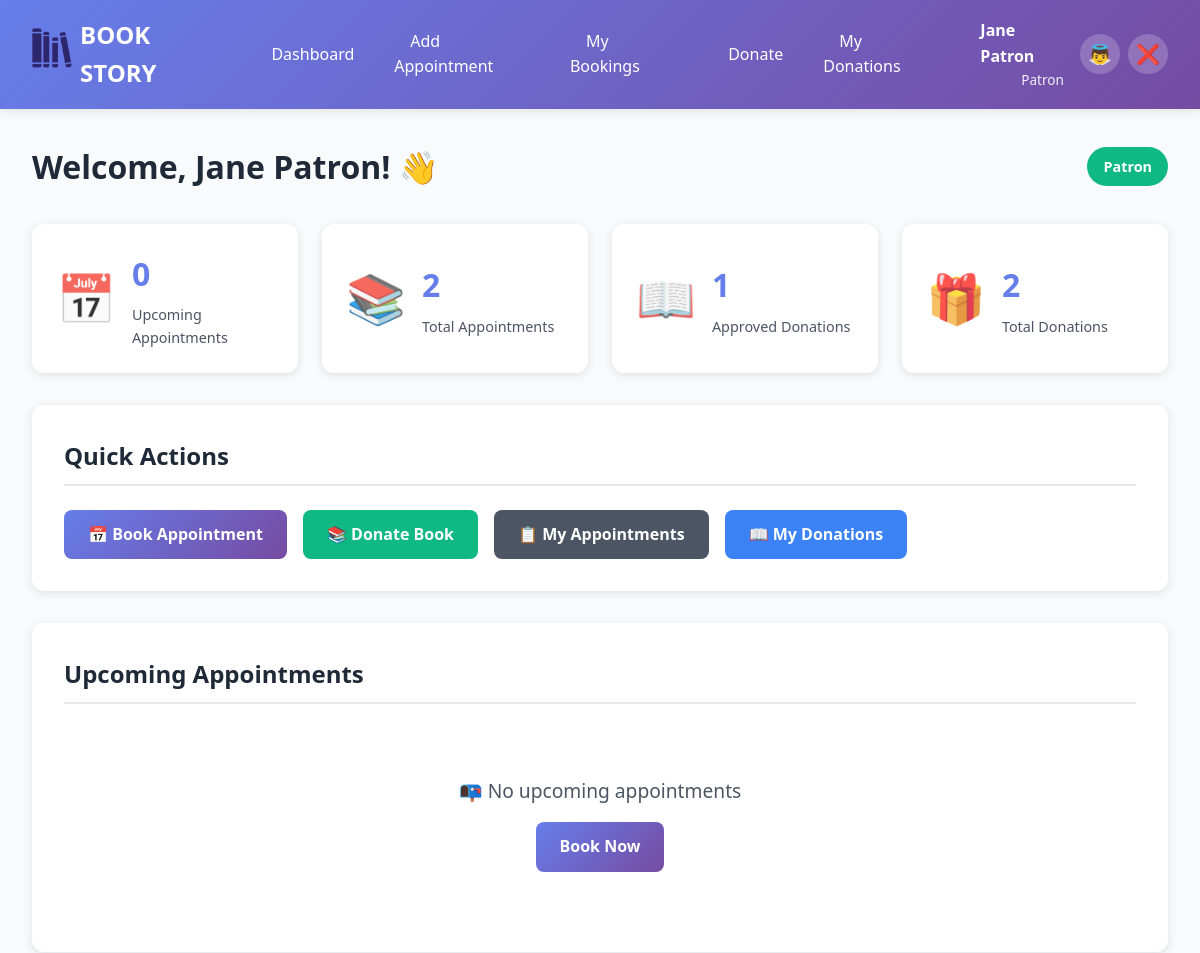
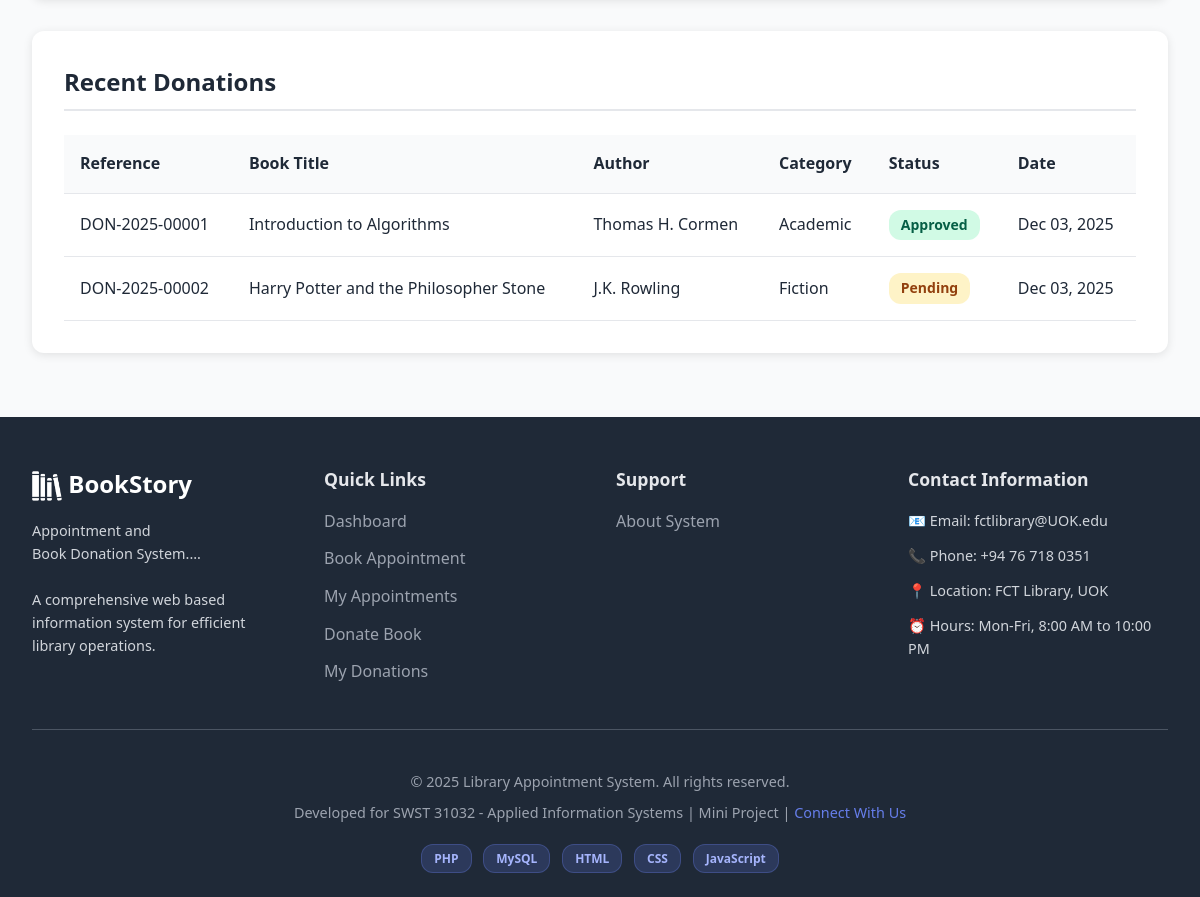
Page /dashboard.php (signed in) on the committed database (2 pictures, top to bottom).
### tables this page shows
CREATE TABLE users (
    user_id INT PRIMARY KEY AUTO_INCREMENT,
    username VARCHAR(50) UNIQUE NOT NULL,
    email VARCHAR(100) UNIQUE NOT NULL,
    password_hash VARCHAR(255) NOT NULL,
    full_name VARCHAR(100) NOT NULL,
    phone VARCHAR(20),
    role ENUM('Admin', 'Librarian', 'Patron') DEFAULT 'Patron',
    is_active BOOLEAN DEFAULT TRUE,
    email_verified BOOLEAN DEFAULT TRUE,
    created_at TIMESTAMP DEFAULT CURRENT_TIMESTAMP,
    last_login DATETIME,
    failed_login_attempts INT DEFAULT 0,
    INDEX idx_email (email),
    INDEX idx_username (username),
    INDEX idx_role (role)
);

CREATE TABLE donations (
    donation_id INT PRIMARY KEY AUTO_INCREMENT,
    user_id INT NOT NULL,
    book_title VARCHAR(255) NOT NULL,
    author VARCHAR(255) NOT NULL,
    isbn VARCHAR(20),
    category ENUM('Fiction', 'Non-Fiction', 'Academic', 'Children', 'Reference') NOT NULL,
    book_condition ENUM('New', 'Good', 'Fair', 'Poor') NOT NULL,
    quantity INT DEFAULT 1,
    description TEXT,
    cover_image VARCHAR(255),
    status ENUM('Pending', 'Approved', 'Rejected') DEFAULT 'Pending',
    verification_comments TEXT,
    verified_by INT,
    verified_at DATETIME,
    donation_reference VARCHAR(20) UNIQUE NOT NULL,
    created_at TIMESTAMP DEFAULT CURRENT_TIMESTAMP,
    FOREIGN KEY (user_id) REFERENCES users(user_id) ON DELETE CASCADE,
    FOREIGN KEY (verified_by) REFERENCES users(user_id) ON DELETE SET NULL,
    INDEX idx_user_status (user_id, status),
    INDEX idx_status (status)
);

### models/User.php (called while the page is built, shortened)
<?php
class User {
    private $pdo;
    public function __construct($pdo) {
        $this->pdo = $pdo;
    }
    public function getUserById($user_id) {
        $stmt = $this->pdo->prepare("
            SELECT user_id, username, email, full_name, phone, role, is_active, created_at, last_login
            FROM users
            WHERE user_id = ?
        ");
        $stmt->execute([$user_id]);
        return $stmt->fetch();
    }
    public function getUserStats($user_id) {
        $stmt = $this->pdo->prepare("CALL GetUserStats(?)");
        $stmt->execute([$user_id]);
        return $stmt->fetch();
    }
}
?>

### models/Donation.php (called while the page is built, shortened)
<?php
class Donation {
    private $pdo;
    public function __construct($pdo) {
        $this->pdo = $pdo;
    }
    public function getUserDonations($user_id) {
        $stmt = $this->pdo->prepare("
            SELECT d.*, u.full_name as verifier_name
            FROM donations d
            LEFT JOIN users u ON d.verified_by = u.user_id
            WHERE d.user_id = ?
            ORDER BY d.created_at DESC
        ");
        $stmt->execute([$user_id]);
        return $stmt->fetchAll();
    }
}
?>

### dashboard.php (the view, shortened to what this page needs)
<?php
require_once 'config/database.php';
require_once 'models/User.php';
require_once 'models/Donation.php';
$pdo = getDB();
$userModel = new User($pdo);
$appointmentModel = new Appointment($pdo);
$donationModel = new Donation($pdo);
$user = $userModel->getUserById($_SESSION['user_id']);
$user_stats = $userModel->getUserStats($_SESSION['user_id']);
$upcoming_appointments = $appointmentModel->getUpcomingAppointments($_SESSION['user_id']);
$recent_donations = $donationModel->getUserDonations($_SESSION['user_id']);
$recent_donations = array_slice($recent_donations, 0, 5);
?>
<!DOCTYPE html>
<html lang="en">
<head>
    <link rel="stylesheet" href="assets/css/style.css">
</head>
<body>
    <?php include 'includes/header.php'; ?>
    <div class="container">
        <div class="dashboard-header">
            <h1>Welcome, <?php echo htmlspecialchars($user['full_name']); ?>! 👋</h1>
            <p class="role-badge role-<?php echo strtolower($user['role']); ?>">
                <?php echo $user['role']; ?>
            </p>
        </div>
        <div class="stats-grid">
            <div class="stat-card">
                <div class="stat-icon">📅</div>
                <div class="stat-info">
                    <h3><?php echo $user_stats['upcoming_appointments'] ?? 0; ?></h3>
                    <p>Upcoming Appointments</p>
                </div>
            </div>
            <div class="stat-card">
                <div class="stat-icon">📚</div>
                <div class="stat-info">
                    <h3><?php echo $user_stats['total_appointments'] ?? 0; ?></h3>
                    <p>Total Appointments</p>
                </div>
            </div>
            <div class="stat-card">
                <div class="stat-icon">📖</div>
                <div class="stat-info">
                    <h3><?php echo $user_stats['approved_donations'] ?? 0; ?></h3>
                    <p>Approved Donations</p>
                </div>
            </div>
            <div class="stat-card">
                <div class="stat-icon">🎁</div>
                <div class="stat-info">
                    <h3><?php echo $user_stats['total_donations'] ?? 0; ?></h3>
                    <p>Total Donations</p>
                </div>
            </div>
        </div>
        <div class="section">
            <h2>Quick Actions</h2>
            <div class="action-buttons">
                <a href="book_appointment.php" class="btn btn-primary">
                    📅 Book Appointment
                </a>
                <a href="donate_book.php" class="btn btn-success">
                    📚 Donate Book
                </a>
                <a href="my_appointments.php" class="btn btn-secondary">
                    📋 My Appointments
                </a>
                <a href="my_donations.php" class="btn btn-info">
                    📖 My Donations
                </a>
            </div>
        </div>
        <div class="section">
            <h2>Upcoming Appointments</h2>
            <?php if (empty($upcoming_appointments)): ?>
                <div class="empty-state">
                    <p>📭 No upcoming appointments</p>
                    <a href="book_appointment.php" class="btn btn-primary">Book Now</a>
                </div>
            <?php endif; ?>
        </div>
        <div class="section">
            <h2>Recent Donations</h2>
            <?php if (empty($recent_donations)): ?>
                <div class="empty-state">
                    <p>📭 No donations yet</p>
                    <a href="donate_book.php" class="btn btn-success">Donate Now</a>
                </div>
            <?php else: ?>
                <div class="table-responsive">
                    <table class="data-table">
                        <thead>
                            <tr>
                                <th>Reference</th>
                                <th>Book Title</th>
                                <th>Author</th>
                                <th>Category</th>
                                <th>Status</th>
                                <th>Date</th>
                            </tr>
                        </thead>
                        <tbody>
                            <?php foreach ($recent_donations as $donation): ?>
                            <tr>
                                <td><?php echo htmlspecialchars($donation['donation_reference']); ?></td>
                                <td><?php echo htmlspecialchars($donation['book_title']); ?></td>
                                <td><?php echo htmlspecialchars($donation['author']); ?></td>
                                <td><?php echo htmlspecialchars($donation['category']); ?></td>
                                <td><span class="badge badge-<?php echo strtolower($donation['status']); ?>">
                                    <?php echo $donation['status']; ?>
                                </span></td>
                                <td><?php echo date('M d, Y', strtotime($donation['created_at'])); ?></td>
                            </tr>
                            <?php endforeach; ?>
                        </tbody>
                    </table>
                </div>
            <?php endif; ?>
        </div>
    </div>
    <?php include 'includes/footer.php'; ?>
</body>
</html>

### assets/css/style.css (style rules this page uses)
:root { --primary-color: #667eea; --secondary-color: #764ba2; --success-color: #10b981; --danger-color: #ef4444; --warning-color: #f59e0b; --info-color: #3b82f6; --dark-color: #1f2937; --light-color: #f3f4f6; --white: #ffffff; --gray-100: #f9fafb; --gray-200: #e5e7eb; --gray-300: #d1d5db; --gray-600: #4b5563; --gray-800: #1f2937; }
* { margin: 0; padding: 0; box-sizing: border-box; }
body { font-family: 'Segoe UI', Tahoma, Geneva, Verdana, sans-serif; background-color: var(--gray-100); color: var(--dark-color); line-height: 1.6; }
a { text-decoration: none; color: var(--primary-color); }
.container { max-width: 1200px; margin: 2rem auto; padding: 0 2rem; }
.dashboard-header { display: flex; justify-content: space-between; align-items: center; margin-bottom: 2rem; }
.dashboard-header h1 { font-size: 2rem; color: var(--dark-color); }
.role-badge { padding: 0.5rem 1rem; border-radius: 20px; font-weight: 600; font-size: 0.9rem; }
.role-patron { background: var(--success-color); color: white; }
.stats-grid { display: grid; grid-template-columns: repeat(auto-fit, minmax(250px, 1fr)); gap: 1.5rem; margin-bottom: 2rem; }
.stat-card { background: white; border-radius: 12px; padding: 1.5rem; box-shadow: 0 2px 10px rgba(0,0,0,0.1); display: flex; align-items: center; gap: 1rem; transition: transform 0.3s, box-shadow 0.3s; }
.stat-icon { font-size: 3rem; opacity: 0.8; }
.stat-info h3 { font-size: 2rem; color: var(--primary-color); margin-bottom: 0.25rem; }
.stat-info p { color: var(--gray-600); font-size: 0.9rem; }
.section { background: white; border-radius: 12px; padding: 2rem; box-shadow: 0 2px 10px rgba(0,0,0,0.1); margin-bottom: 2rem; }
.section h2 { color: var(--dark-color); margin-bottom: 1.5rem; padding-bottom: 0.5rem; border-bottom: 2px solid var(--gray-200); }
.action-buttons { display: flex; flex-wrap: wrap; gap: 1rem; }
.btn { display: inline-block; padding: 0.75rem 1.5rem; border-radius: 8px; font-weight: 600; text-align: center; cursor: pointer; border: none; transition: transform 0.2s, box-shadow 0.2s; }
.btn-primary { background: linear-gradient(135deg, var(--primary-color) 0%, var(--secondary-color) 100%); color: white; }
.btn-success { background: var(--success-color); color: white; }
.btn-info { background: var(--info-color); color: white; }
.btn-secondary { background: var(--gray-600); color: white; }
.table-responsive { overflow-x: auto; }
.data-table { width: 100%; border-collapse: collapse; }
.data-table th, .data-table td { padding: 1rem; text-align: left; border-bottom: 1px solid var(--gray-200); }
.data-table th { background: var(--gray-100); font-weight: 600; color: var(--dark-color); }
.badge { display: inline-block; padding: 0.25rem 0.75rem; border-radius: 12px; font-size: 0.875rem; font-weight: 600; }
.badge-pending { background: #fef3c7; color: #92400e; }
.badge-approved { background: #d1fae5; color: #065f46; }
.empty-state { text-align: center; padding: 3rem 1rem; color: var(--gray-600); }
.empty-state p { font-size: 1.2rem; margin-bottom: 1rem; }

### rows in the picture
users: full_name "Jane Patron", role "Patron"
donations: donation_reference "DON-2025-00001", book_title "Introduction to Algorithms", author "Thomas H. Cormen", category "Academic", status "Approved", created_at "Dec 03, 2025"
donations: donation_reference "DON-2025-00002", book_title "Harry Potter and the Philosopher Stone", author "J.K. Rowling", category "Fiction", status "Pending", created_at "Dec 03, 2025"

### other values in the picture
$_SESSION['full_name'] "Jane Patron"
$_SESSION['role'] "Patron"
$user_stats['upcoming_appointments'] "0"
$user_stats['total_appointments'] "2"
$user_stats['approved_donations'] "1"
$user_stats['total_donations'] "2"
